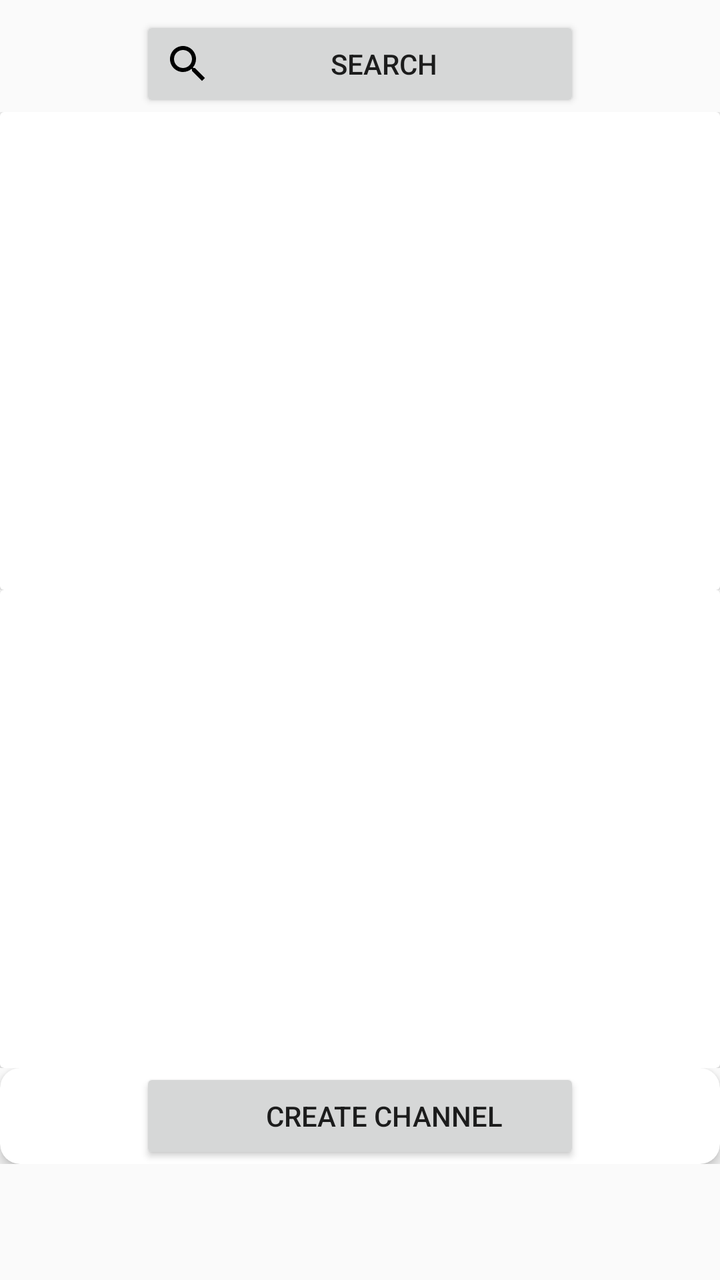
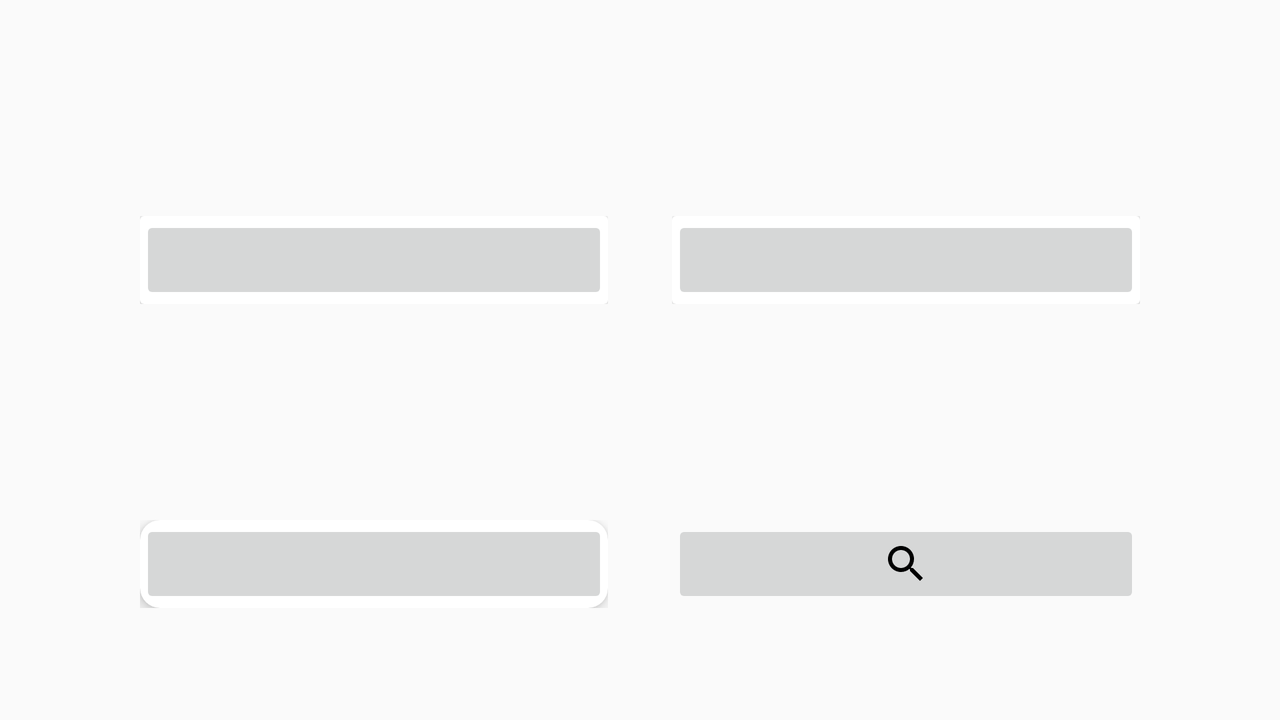

Two renders of one Android screen. The first uses the default layout on a phone; the second uses the alternative layout the repository ships for a different screen configuration, on a matching device. The two XML files are below.
<!-- AndroidManifest.xml: application theme AppTheme -->
<!-- res/layout/fragment_my_channels.xml -->
<androidx.constraintlayout.widget.ConstraintLayout xmlns:android="http://schemas.android.com/apk/res/android"
    xmlns:app="http://schemas.android.com/apk/res-auto"
    xmlns:tools="http://schemas.android.com/tools"
    android:id="@+id/my_channel_container"
    android:layout_width="match_parent"
    android:layout_height="match_parent"
    tools:context="com.example.calenderproject.fragments.menu_container.MyChannelsFragment">

    <FrameLayout
        android:id="@+id/recyclerAdminChannelLayout"
        android:layout_width="0dp"
        android:layout_height="0dp"
        android:animateLayoutChanges="true"
        app:layout_constraintBottom_toTopOf="@+id/recyclerChannelLayout"
        app:layout_constraintEnd_toEndOf="parent"
        app:layout_constraintHorizontal_bias="0.5"
        app:layout_constraintStart_toStartOf="parent"
        app:layout_constraintTop_toBottomOf="@+id/buttonToSearch">

        <androidx.cardview.widget.CardView
            android:id="@+id/form_admin_channel_recycler"
            android:layout_width="match_parent"
            android:layout_height="match_parent"
            android:background="?backgroundColor">

            <LinearLayout
                android:id="@+id/admin_channel_recycler_views"
                android:layout_width="match_parent"
                android:layout_height="match_parent"
                android:orientation="vertical">

                <ImageButton
                    android:id="@+id/buttonRemoveAdminChannelRecycler"
                    android:layout_width="match_parent"
                    android:layout_height="wrap_content"
                    android:background="?backgroundColor"
                    android:src="@drawable/ic_keyboard_arrow_up_black_24dp" />

                <androidx.recyclerview.widget.RecyclerView
                    android:id="@+id/AdminChannelView"
                    android:layout_width="match_parent"
                    android:layout_height="match_parent">

                </androidx.recyclerview.widget.RecyclerView>
            </LinearLayout>
        </androidx.cardview.widget.CardView>
    </FrameLayout>

    <FrameLayout
        android:id="@+id/recyclerChannelLayout"
        android:layout_width="0dp"
        android:layout_height="0dp"
        android:animateLayoutChanges="true"
        app:layout_constraintBottom_toTopOf="@+id/createLayout"
        app:layout_constraintEnd_toEndOf="parent"
        app:layout_constraintHorizontal_bias="0.5"
        app:layout_constraintStart_toStartOf="parent"
        app:layout_constraintTop_toBottomOf="@+id/recyclerAdminChannelLayout">

        <androidx.cardview.widget.CardView
            android:id="@+id/form_recycler_channel"
            android:background="?backgroundColor"
            android:layout_width="match_parent"
            android:layout_height="match_parent">

            <LinearLayout
                android:id="@+id/channel_recycler_views"
                android:layout_width="match_parent"
                android:layout_height="match_parent"
                android:orientation="vertical">

                <ImageButton
                    android:id="@+id/buttonRemoveChannelRecycler"
                    android:layout_width="match_parent"
                    android:layout_height="wrap_content"
                    android:background="?backgroundColor"
                    android:src="@drawable/ic_keyboard_arrow_up_black_24dp" />

                <androidx.recyclerview.widget.RecyclerView
                    android:id="@+id/ChannelView"
                    android:layout_width="match_parent"
                    android:layout_height="match_parent">

                </androidx.recyclerview.widget.RecyclerView>
            </LinearLayout>
        </androidx.cardview.widget.CardView>
    </FrameLayout>

    <FrameLayout
        android:id="@+id/createLayout"
        android:layout_width="match_parent"
        android:layout_height="wrap_content"
        android:layout_marginBottom="58dp"
        android:animateLayoutChanges="true"
        app:layout_constraintBottom_toBottomOf="parent"
        app:layout_constraintTop_toBottomOf="@+id/recyclerAdminChannelLayout"
        app:layout_constraintVertical_bias="1.0">

        <androidx.cardview.widget.CardView
            android:id="@+id/form_create_channel"
            android:layout_width="match_parent"
            android:layout_height="wrap_content"
            android:isScrollContainer="false"
            app:cardCornerRadius="10dp"
            app:cardElevation="4dp">

            <LinearLayout
                android:id="@+id/create_channel_views"
                android:layout_width="match_parent"
                android:layout_height="wrap_content"
                android:orientation="vertical">

                <Button
                    android:id="@+id/buttonToCreateChannel"
                    android:layout_width="match_parent"
                    android:layout_height="wrap_content"
                    android:layout_marginStart="70dp"
                    android:layout_marginEnd="70dp"
                    android:cropToPadding="true"
                    android:text="@string/CreateChannel"
                    android:drawableLeft="@drawable/ic_add_black_24dp" />

                <EditText
                    android:id="@+id/editCreateChannelName"
                    android:layout_width="match_parent"
                    android:layout_height="wrap_content"
                    android:layout_marginStart="48dp"
                    android:layout_marginEnd="48dp"
                    android:layout_marginBottom="16dp"
                    android:inputType="textPersonName"
                    android:visibility="gone"
                    app:layout_constraintBottom_toBottomOf="@id/buttonCreateChannel"
                    app:layout_constraintEnd_toEndOf="parent"
                    app:layout_constraintStart_toStartOf="parent"
                    app:layout_constraintTop_toTopOf="@id/buttonToCreateChannel" />

                <Button
                    android:id="@+id/buttonCreateChannel"
                    style="@style/RoundedCornerButton"
                    android:drawableStart="@drawable/ic_add_black_24dp"
                    android:layout_width="match_parent"
                    android:layout_height="wrap_content"
                    android:layout_marginStart="32dp"
                    android:layout_marginEnd="32dp"
                    android:layout_marginBottom="64dp"
                    android:background="@drawable/round_button_style"
                    android:text="@string/CreateChannel"
                    android:visibility="gone"
                    app:layout_constraintBottom_toBottomOf="parent"
                    app:layout_constraintEnd_toEndOf="parent"
                    app:layout_constraintStart_toStartOf="parent"
                    app:layout_constraintTop_toTopOf="parent" />

            </LinearLayout>

        </androidx.cardview.widget.CardView>
    </FrameLayout>

    <Button
        android:id="@+id/buttonToSearch"
        android:layout_width="0dp"
        android:layout_height="wrap_content"
        android:layout_marginStart="70dp"
        android:layout_marginTop="8dp"
        android:layout_marginEnd="70dp"
        android:drawableLeft="@drawable/ic_search_black_24dp"
        android:text="@string/Search"
        app:layout_constraintEnd_toEndOf="parent"
        app:layout_constraintStart_toStartOf="parent"
        app:layout_constraintTop_toTopOf="parent" />

</androidx.constraintlayout.widget.ConstraintLayout>
<!-- resources referenced by this layout -->
<resources>
  <!-- drawable ic_add_black_24dp (drawable) -->
  <vector android:height="24dp" android:tint="?backgroundColor"
      android:viewportHeight="24.0" android:viewportWidth="24.0"
      android:width="24dp" xmlns:android="http://schemas.android.com/apk/res/android">
      <path android:fillColor="?backgroundColor" android:pathData="M19,13h-6v6h-2v-6H5v-2h6V5h2v6h6v2z"/>
  </vector>
  <!-- drawable ic_keyboard_arrow_up_black_24dp (drawable) -->
  <vector android:height="24dp" android:tint="#FFFFFF"
      android:viewportHeight="24.0" android:viewportWidth="24.0"
      android:width="24dp" xmlns:android="http://schemas.android.com/apk/res/android">
      <path android:fillColor="@color/cyanea_bg_dark_lighter" android:pathData="M7.41,15.41L12,10.83l4.59,4.58L18,14l-6,-6 -6,6z"/>
  </vector>
  <!-- drawable ic_search_black_24dp (drawable) -->
  <vector android:height="24dp" android:tint="?background"
      android:viewportHeight="24.0" android:viewportWidth="24.0"
      android:width="24dp" xmlns:android="http://schemas.android.com/apk/res/android">
      <path android:fillColor="#FF000000" android:pathData="M15.5,14h-0.79l-0.28,-0.27C15.41,12.59 16,11.11 16,9.5 16,5.91 13.09,3 9.5,3S3,5.91 3,9.5 5.91,16 9.5,16c1.61,0 3.09,-0.59 4.23,-1.57l0.27,0.28v0.79l5,4.99L20.49,19l-4.99,-5zM9.5,14C7.01,14 5,11.99 5,9.5S7.01,5 9.5,5 14,7.01 14,9.5 11.99,14 9.5,14z"/>
  </vector>
  <!-- drawable round_button_style (drawable) -->
  <?xml version="1.0" encoding="utf-8"?>
  <inset xmlns:android="http://schemas.android.com/apk/res/android"
      android:insetBottom="6dp"
      android:insetLeft="4dp"
      android:insetRight="4dp"
      android:insetTop="6dp">
      <ripple android:color="?attr/colorControlHighlight">
          <item>
              <shape android:shape="rectangle"
                  android:tint="#3D3DDB">
                  <corners android:radius="10dp"/>
                  <solid android:color="#3D3DDB"/>
                  <padding android:bottom="6dp"/>
              </shape>
          </item>
      </ripple>
  </inset>
  <string name="CreateChannel">Create Channel</string>
  <string name="Search">Search</string>
  <style name="RoundedCornerButton" parent="@style/Widget.AppCompat.Button.Colored">
          <item name="background">@drawable/round_button_style</item>
          <item name="colorButtonNormal">#1a237e</item>
          <item name="colorControlHighlight">#673ab7</item>
      </style>
  <style name="AppTheme" parent="Theme.AppCompat.Light.DarkActionBar">
          
          <item name="colorPrimary">@color/colorPrimary</item>
          <item name="colorPrimaryDark">@color/colorPrimaryDark</item>
          <item name="colorAccent">@color/colorAccent</item>
      </style>
  <color name="colorPrimary">#008577</color>
  <color name="colorPrimaryDark">#00574B</color>
  <color name="colorAccent">#D81B60</color>
</resources>
<!-- res/layout-land/fragment_my_channels.xml (the repository's variant of the layout above) -->
<!-- drawn on the phone turned sideways -->
<androidx.constraintlayout.widget.ConstraintLayout xmlns:android="http://schemas.android.com/apk/res/android"
    xmlns:app="http://schemas.android.com/apk/res-auto"
    xmlns:tools="http://schemas.android.com/tools"
    android:id="@+id/my_channel_container"
    android:layout_width="match_parent"
    android:layout_height="match_parent"
    tools:context="com.example.calenderproject.fragments.menu_container.MyChannelsFragment">

    <Space
        android:id="@+id/space2"
        android:layout_width="wrap_content"
        android:layout_height="wrap_content"
        app:layout_constraintBottom_toBottomOf="parent"
        app:layout_constraintEnd_toEndOf="parent"
        app:layout_constraintStart_toStartOf="parent"
        app:layout_constraintTop_toTopOf="parent" />

    <FrameLayout
        android:id="@+id/recyclerAdminChannelLayout"
        android:layout_width="0dp"
        android:layout_height="wrap_content"
        android:layout_marginStart="70dp"
        android:layout_marginEnd="16dp"
        android:animateLayoutChanges="true"
        app:layout_constraintBottom_toTopOf="@+id/createLayout"
        app:layout_constraintEnd_toStartOf="@+id/space2"
        app:layout_constraintStart_toStartOf="parent"
        app:layout_constraintTop_toTopOf="parent">

        <androidx.cardview.widget.CardView
            android:id="@+id/form_admin_channel_recycler"
            android:layout_width="match_parent"
            android:layout_height="match_parent">

            <LinearLayout
                android:id="@+id/admin_channel_recycler_views"
                android:layout_width="match_parent"
                android:layout_height="match_parent"
                android:orientation="vertical">

                <ImageButton
                    android:id="@+id/buttonRemoveAdminChannelRecycler"
                    android:layout_width="match_parent"
                    android:layout_height="wrap_content"
                    android:src="@drawable/ic_keyboard_arrow_up_black_24dp" />

                <androidx.recyclerview.widget.RecyclerView
                    android:id="@+id/AdminChannelView"
                    android:layout_width="match_parent"
                    android:layout_height="match_parent">

                </androidx.recyclerview.widget.RecyclerView>
            </LinearLayout>
        </androidx.cardview.widget.CardView>
    </FrameLayout>

    <FrameLayout
        android:id="@+id/recyclerChannelLayout"
        android:layout_width="0dp"
        android:layout_height="wrap_content"
        android:layout_marginStart="16dp"
        android:layout_marginEnd="70dp"
        android:animateLayoutChanges="true"
        app:layout_constraintBottom_toTopOf="@+id/buttonToSearch"
        app:layout_constraintEnd_toEndOf="parent"
        app:layout_constraintStart_toEndOf="@+id/space2"
        app:layout_constraintTop_toTopOf="parent">

        <androidx.cardview.widget.CardView
            android:id="@+id/form_recycler_channel"
            android:layout_width="match_parent"
            android:layout_height="match_parent">

            <LinearLayout
                android:id="@+id/channel_recycler_views"
                android:layout_width="match_parent"
                android:layout_height="match_parent"
                android:orientation="vertical">

                <ImageButton
                    android:id="@+id/buttonRemoveChannelRecycler"
                    android:layout_width="match_parent"
                    android:layout_height="wrap_content"
                    android:src="@drawable/ic_keyboard_arrow_up_black_24dp" />

                <androidx.recyclerview.widget.RecyclerView
                    android:id="@+id/ChannelView"
                    android:layout_width="match_parent"
                    android:layout_height="match_parent">

                </androidx.recyclerview.widget.RecyclerView>
            </LinearLayout>
        </androidx.cardview.widget.CardView>
    </FrameLayout>

    <ImageButton
        android:id="@+id/buttonToSearch"
        android:layout_width="0dp"
        android:layout_height="wrap_content"
        android:layout_marginStart="16dp"
        android:layout_marginEnd="70dp"
        android:layout_marginBottom="56dp"
        android:src="@drawable/ic_search_black_24dp"
        app:layout_constraintBottom_toBottomOf="parent"
        app:layout_constraintEnd_toEndOf="parent"
        app:layout_constraintHorizontal_bias="0.5"
        app:layout_constraintStart_toEndOf="@+id/createLayout"
        app:layout_goneMarginStart="70dp" />

    <FrameLayout
        android:id="@+id/createLayout"
        android:layout_width="0dp"
        android:layout_height="wrap_content"
        android:layout_marginStart="70dp"
        android:layout_marginEnd="16dp"
        android:layout_marginBottom="56dp"
        android:animateLayoutChanges="true"
        app:layout_constraintBottom_toBottomOf="parent"
        app:layout_constraintEnd_toStartOf="@+id/buttonToSearch"
        app:layout_constraintHorizontal_bias="0.5"
        app:layout_constraintStart_toStartOf="parent">

        <androidx.cardview.widget.CardView
            android:id="@+id/form_create_channel"
            android:layout_width="match_parent"
            android:layout_height="wrap_content"
            android:isScrollContainer="false"
            app:cardCornerRadius="10dp"
            app:cardElevation="4dp">

            <LinearLayout
                android:id="@+id/create_channel_views"
                android:layout_width="match_parent"
                android:layout_height="wrap_content"
                android:orientation="vertical">

                <ImageButton
                    android:id="@+id/buttonToCreateChannel"
                    android:layout_width="match_parent"
                    android:layout_height="wrap_content"
                    android:src="@drawable/ic_add_black_24dp" />

                <EditText
                    android:id="@+id/editCreateChannelName"
                    android:layout_width="match_parent"
                    android:layout_height="wrap_content"
                    android:layout_marginStart="48dp"
                    android:layout_marginEnd="48dp"
                    android:layout_marginBottom="16dp"
                    android:inputType="textPersonName"
                    android:visibility="gone"
                    app:layout_constraintBottom_toBottomOf="@id/buttonCreateChannel"
                    app:layout_constraintEnd_toEndOf="parent"
                    app:layout_constraintStart_toStartOf="parent"
                    app:layout_constraintTop_toTopOf="@id/buttonToCreateChannel" />

                <Button
                    android:id="@+id/buttonCreateChannel"
                    style="@style/RoundedCornerButton"
                    android:layout_width="match_parent"
                    android:layout_height="wrap_content"
                    android:layout_marginStart="32dp"
                    android:layout_marginEnd="32dp"
                    android:layout_marginBottom="64dp"
                    android:background="@drawable/round_button_style"
                    android:text="@string/CreateChannel"
                    android:visibility="gone"
                    app:layout_constraintBottom_toBottomOf="parent"
                    app:layout_constraintEnd_toEndOf="parent"
                    app:layout_constraintStart_toStartOf="parent"
                    app:layout_constraintTop_toTopOf="parent" />

            </LinearLayout>

        </androidx.cardview.widget.CardView>
    </FrameLayout>


</androidx.constraintlayout.widget.ConstraintLayout>
<!-- resources referenced by the variant -->
<!-- as the phone turned sideways resolves them -->
<resources>
  <!-- drawable ic_add_black_24dp (drawable) -->
  <vector android:height="24dp" android:tint="?backgroundColor"
      android:viewportHeight="24.0" android:viewportWidth="24.0"
      android:width="24dp" xmlns:android="http://schemas.android.com/apk/res/android">
      <path android:fillColor="?backgroundColor" android:pathData="M19,13h-6v6h-2v-6H5v-2h6V5h2v6h6v2z"/>
  </vector>
  <!-- drawable ic_keyboard_arrow_up_black_24dp (drawable) -->
  <vector android:height="24dp" android:tint="#FFFFFF"
      android:viewportHeight="24.0" android:viewportWidth="24.0"
      android:width="24dp" xmlns:android="http://schemas.android.com/apk/res/android">
      <path android:fillColor="@color/cyanea_bg_dark_lighter" android:pathData="M7.41,15.41L12,10.83l4.59,4.58L18,14l-6,-6 -6,6z"/>
  </vector>
  <!-- drawable ic_search_black_24dp (drawable) -->
  <vector android:height="24dp" android:tint="?background"
      android:viewportHeight="24.0" android:viewportWidth="24.0"
      android:width="24dp" xmlns:android="http://schemas.android.com/apk/res/android">
      <path android:fillColor="#FF000000" android:pathData="M15.5,14h-0.79l-0.28,-0.27C15.41,12.59 16,11.11 16,9.5 16,5.91 13.09,3 9.5,3S3,5.91 3,9.5 5.91,16 9.5,16c1.61,0 3.09,-0.59 4.23,-1.57l0.27,0.28v0.79l5,4.99L20.49,19l-4.99,-5zM9.5,14C7.01,14 5,11.99 5,9.5S7.01,5 9.5,5 14,7.01 14,9.5 11.99,14 9.5,14z"/>
  </vector>
  <!-- drawable round_button_style (drawable) -->
  <?xml version="1.0" encoding="utf-8"?>
  <inset xmlns:android="http://schemas.android.com/apk/res/android"
      android:insetBottom="6dp"
      android:insetLeft="4dp"
      android:insetRight="4dp"
      android:insetTop="6dp">
      <ripple android:color="?attr/colorControlHighlight">
          <item>
              <shape android:shape="rectangle"
                  android:tint="#3D3DDB">
                  <corners android:radius="10dp"/>
                  <solid android:color="#3D3DDB"/>
                  <padding android:bottom="6dp"/>
              </shape>
          </item>
      </ripple>
  </inset>
  <string name="CreateChannel">Create Channel</string>
  <style name="RoundedCornerButton" parent="@style/Widget.AppCompat.Button.Colored">
          <item name="background">@drawable/round_button_style</item>
          <item name="colorButtonNormal">#1a237e</item>
          <item name="colorControlHighlight">#673ab7</item>
      </style>
  <style name="AppTheme" parent="Theme.AppCompat.Light.DarkActionBar">
          
          <item name="colorPrimary">@color/colorPrimary</item>
          <item name="colorPrimaryDark">@color/colorPrimaryDark</item>
          <item name="colorAccent">@color/colorAccent</item>
      </style>
  <color name="colorPrimary">#008577</color>
  <color name="colorPrimaryDark">#00574B</color>
  <color name="colorAccent">#D81B60</color>
</resources>
